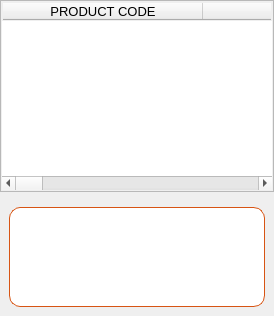
             <widget class="QWidget" name="spandrel">
              <attribute name="title">
               <string>Spandrel</string>
              </attribute>
              <layout class="QHBoxLayout" name="horizontalLayout_20">
               <property name="leftMargin">
                <number>0</number>
               </property>
               <property name="topMargin">
                <number>0</number>
               </property>
               <property name="rightMargin">
                <number>0</number>
               </property>
               <property name="bottomMargin">
                <number>0</number>
               </property>
               <item>
                <widget class="QWidget" name="spandrell" native="true">
                 <layout class="QVBoxLayout" name="verticalLayout_19">
                  <property name="leftMargin">
                   <number>0</number>
                  </property>
                  <property name="topMargin">
                   <number>0</number>
                  </property>
                  <property name="rightMargin">
                   <number>0</number>
                  </property>
                  <property name="bottomMargin">
                   <number>0</number>
                  </property>
                  <item>
                   <widget class="QTableWidget" name="spandreltable">
                    <property name="styleSheet">
                     <string notr="true">padding: 1;</string>
                    </property>
                    <attribute name="horizontalHeaderDefaultSectionSize">
                     <number>200</number>
                    </attribute>
                    <column>
                     <property name="text">
                      <string>PRODUCT CODE</string>
                     </property>
                     <property name="font">
                      <font>
                       <pointsize>10</pointsize>
                      </font>
                     </property>
                    </column>
                    <column>
                     <property name="text">
                      <string>NAME</string>
                     </property>
                     <property name="font">
                      <font>
                       <pointsize>10</pointsize>
                      </font>
                     </property>
                    </column>
                    <column>
                     <property name="text">
                      <string>DESCRIPTION</string>
                     </property>
                     <property name="font">
                      <font>
                       <pointsize>10</pointsize>
                      </font>
                     </property>
                    </column>
                    <column>
                     <property name="text">
                      <string>PRICE</string>
                     </property>
                     <property name="font">
                      <font>
                       <pointsize>10</pointsize>
                      </font>
                     </property>
                    </column>
                    <column>
                     <property name="text">
                      <string>STOCK QTY.</string>
                     </property>
                     <property name="font">
                      <font>
                       <pointsize>10</pointsize>
                      </font>
                     </property>
                    </column>
                    <column>
                     <property name="text">
                      <string>TYPE</string>
                     </property>
                     <property name="font">
                      <font>
                       <pointsize>10</pointsize>
                      </font>
                     </property>
                    </column>
                    <column>
                     <property name="text">
                      <string>LENGTH</string>
                     </property>
                    </column>
                    <column>
                     <property name="text">
                      <string>WIDTH</string>
                     </property>
                    </column>
                    <column>
                     <property name="text">
                      <string>COLOR</string>
                     </property>
                    </column>
                    <column>
                     <property name="text">
                      <string>THICKNESS</string>
                     </property>
                    </column>
                    <column>
                     <property name="text">
                      <string>SPANDREL TYPE</string>
                     </property>
                    </column>
                   </widget>
                  </item>
                  <item>
                   <widget class="QWidget" name="alert_3" native="true">
                    <property name="minimumSize">
                     <size>
                      <width>0</width>
                      <height>100</height>
                     </size>
                    </property>
                    <layout class="QVBoxLayout" name="verticalLayout_20">
                     <item>
                      <widget class="QTextBrowser" name="alertwarn_3">
                       <property name="sizePolicy">
                        <sizepolicy hsizetype="Preferred" vsizetype="Preferred">
                         <horstretch>0</horstretch>
                         <verstretch>0</verstretch>
                        </sizepolicy>
                       </property>
                       <property name="maximumSize">
                        <size>
                         <width>16777215</width>
                         <height>100</height>
                        </size>
                       </property>
                       <property name="styleSheet">
                        <string notr="true">
    background-color: #ffffff;
border-radius: 11;
    color: #d75413;
    border: 1px solid #d75413; 
    padding: 3px;
    font-family: &quot;Verdana&quot;, sans-serif; 


</string>
                       </property>
                      </widget>
                     </item>
                    </layout>
                   </widget>
                  </item>
                 </layout>
                </widget>
               </item>
              </layout>
             </widget>
